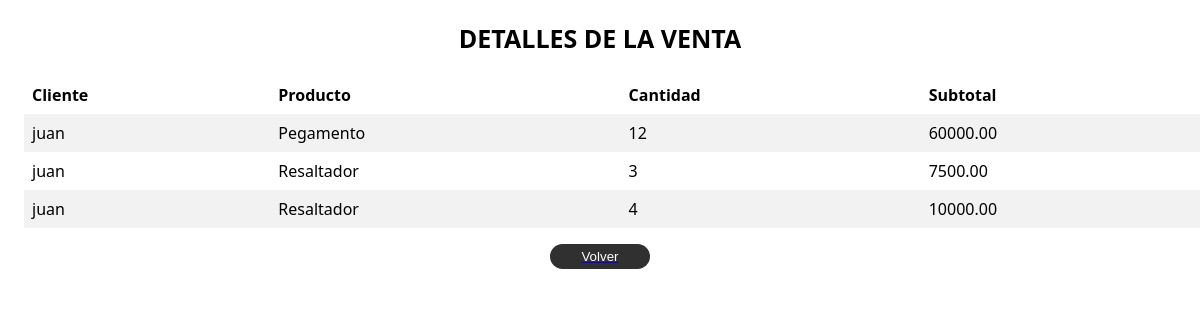
The app's page /Models/VerVenta.php?id=1 (signed in) with its own data.
### tables this page shows
CREATE TABLE `detalles_venta` (
  `id` int(11) NOT NULL,
  `venta_id` int(11) NOT NULL,
  `producto_id` int(11) NOT NULL,
  `cantidad` int(11) NOT NULL,
  `subtotal` decimal(10,2) NOT NULL
);

CREATE TABLE `ventas` (
  `id` int(11) NOT NULL,
  `cliente` varchar(255) NOT NULL,
  `total` decimal(10,2) NOT NULL
);

CREATE TABLE `productos` (
  `id` int(11) NOT NULL,
  `nombre` varchar(255) NOT NULL,
  `precio` decimal(10,2) NOT NULL,
  `stock` int(11) NOT NULL
);

### Models/VerVenta.php (the view, shortened to what this page needs)
<?php
$servername = "localhost";
$username = "root";
$password = "";
$dbname = "sofmis";
$conn = new mysqli($servername, $username, $password, $dbname);
$ventaId = $_GET["id"];
$sql = "SELECT v.cliente, p.nombre, dv.cantidad, dv.subtotal
        FROM ventas v
        INNER JOIN detalles_venta dv ON v.id = dv.venta_id
        INNER JOIN productos p ON dv.producto_id = p.id
        WHERE v.id = $ventaId";
$result = $conn->query($sql);
?>
<!DOCTYPE html>
<html>
<head>
</head>
<body>
<h2>Detalles de la Venta</h2>
<table>
  <tr>
    <th>Cliente</th>
    <th>Producto</th>
    <th>Cantidad</th>
    <th>Subtotal</th>
  </tr>
  <?php
  if ($result->num_rows > 0) {
      while ($row = $result->fetch_assoc()) {
          echo "<tr>";
          echo "<td>" . $row["cliente"] . "</td>";
          echo "<td>" . $row["nombre"] . "</td>";
          echo "<td>" . $row["cantidad"] . "</td>";
          echo "<td>" . $row["subtotal"] . "</td>";
          echo "</tr>";
      }
  } else {
      echo "<tr><td colspan='4'>No se encontraron detalles de la venta.</td></tr>";
  }
  ?>
</table>
<center>
<a href="..\Views\ventas.php"><button>Volver</button></a>
</center>
</body>
</html>

### Models/VerVenta.php (style rules this page uses)
body { font-family: 'Segoe UI', Tahoma, Geneva, Verdana, sans-serif; }
h2 { text-align: center; font-size: 25px; text-transform: uppercase; }
table { border-collapse: collapse; width: 100%; margin: 1rem; }
th, td { text-align: left; padding: 8px; }
tr:nth-child(even) { background-color: #f2f2f2; }
a button { height: 25px; width: 100px; background-color: #303030; color: black; border-radius: 15px; display: flex; justify-content: center; align-items: center; text-decoration: none; border: none; text-decoration: none; color: white; cursor: pointer; text-align: center; }

### records on screen
detalles_venta: venta.cliente "juan", producto.nombre "Pegamento", cantidad "12", subtotal "60000.00"
detalles_venta: venta.cliente "juan", producto.nombre "Resaltador", cantidad "3", subtotal "7500.00"
detalles_venta: venta.cliente "juan", producto.nombre "Resaltador", cantidad "4", subtotal "10000.00"
